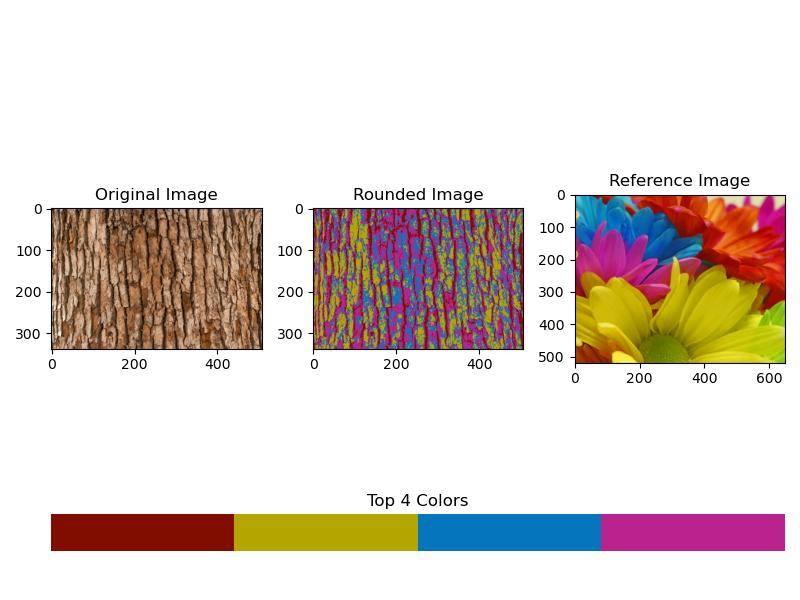
#> input picture example_comp.jpg, 800 x 600 px
$ python kmeans_filter.py --input_path example_comp.jpg
#> lines starting #> are read from the running program, lines starting #| are printed output that depends on the picture
import cv2
import numpy as np
import matplotlib.pyplot as plt
import argparse
import time
from sklearn.cluster import KMeans
import faiss
import platform
import subprocess
import os
import shutil
import tempfile

LUMINANCE_COEFFS = np.array([0.2126, 0.7152, 0.0722])


def time_it(func):
    def wrapper(*args, **kwargs):
        start_time = time.perf_counter()
        result = func(*args, **kwargs)
        end_time = time.perf_counter()
        elapsed_time = end_time - start_time
        print(
            f"Function {func.__name__} took {elapsed_time:.6f} seconds ({elapsed_time*1000:.6f} milliseconds)"
        )
        return result

    return wrapper


def kmeans_sklearn(
    img_pixels, k, num_clusters=100, n_init=1, max_iter=1, random_state=42
):
    kmeans = KMeans(
        n_clusters=num_clusters,
        random_state=random_state,
        n_init=n_init,
        max_iter=max_iter,
    ).fit(img_pixels)
    top_colors = kmeans.cluster_centers_
    return top_colors[:k]


# [31 lines left out: function kmeans_faiss, not called in this run]


@time_it
def get_topk_colors_kmeans(
    img_np,
    k,
    engine="sklearn",
    gpu=False,
    num_clusters=100,
    n_init=1,
    max_iter=1,
    random_state=42,
):
    img_pixels = img_np.reshape(-1, 3)

    if engine == "sklearn":
        top_colors = kmeans_sklearn(
            img_pixels, k, num_clusters, n_init, max_iter, random_state
        )
    elif engine == "faiss":
        top_colors = kmeans_faiss(
            img_pixels, k, num_clusters, n_init, max_iter, gpu, random_state
        )
    else:
        raise NotImplementedError('Invalid kmeans engine: choose "sklearn"/"faiss"')
    return top_colors


def round_img_to_colors(img_np, colors_arr):
    # Compute the distance between each pixel and each color in the color list
    distances = np.sqrt(
        np.sum(
            (img_np[:, :, np.newaxis, :] - colors_arr[np.newaxis, np.newaxis, :, :])
            ** 2,
            axis=-1,
        )
    )

    # Find the index of the nearest color for each pixel
    nearest_color_index = np.argmin(distances, axis=-1)

    # Replace each pixel with its nearest color
    nearest_color = colors_arr[nearest_color_index]
    return nearest_color.astype(np.uint8), nearest_color_index


def downsample_image(img_np, downsample_ratio):
    # Calculate the new dimensions of the image
    new_width = int(img_np.shape[1] * downsample_ratio)
    new_height = int(img_np.shape[0] * downsample_ratio)
    return cv2.resize(img_np, (new_width, new_height))


def get_luminance(color):
    return np.dot(LUMINANCE_COEFFS, color)


# [106 lines left out: functions pairwise_distances, find_closest_color_indices, swap_colors, plot_filtered_and_original, convert_exr_to_png, convert_png_to_exr, not called in this run]


def load_image(input_path):
    if input_path.endswith(".exr"):
        input_path = convert_exr_to_png(input_path)
    img_np = cv2.imread(input_path)
    if img_np is None:
        raise ValueError(f"Failed to load image from {input_path}")
    return img_np, input_path


# [12 lines left out: function apply_smoothing, not called in this run]


def apply_bilateral_filter(img_np, d=15, sigma_color=75, sigma_space=75):
    return cv2.bilateralFilter(img_np, d, sigma_color, sigma_space)


def apply_median_filter(img_np, ksize=5):
    return cv2.medianBlur(img_np, ksize)


# [110 lines left out: functions apply_gaussian_blur_and_edges, apply_cartoon_effect, apply_cartoon_effect_v2, apply_kuwahara_blender, not called in this run]


def main(
    input_path,
    output_path=None,
    ref_path=None,
    n_colors=4,
    num_clusters=100,
    downsample_ratio=1,
    random_state=42,
    plot_comparison=False,
    luminance_correction=True,
    engine="sklearn",
    gpu=False,
    n_init=1,
    max_iter=1,
    smoothing_type=None,
    smoothing_strength=5,
    post_process=None,
    anisotropic_kuwahara=False,  # New argument to enable anisotropic Kuwahara filter
    variation="ANISOTROPIC",  # Kuwahara filter variation
    use_high_precision=False,  # High precision setting
    uniformity=1,  # Uniformity setting
    sharpness=0.5,  # Sharpness setting
    eccentricity=1.0,  # Eccentricity setting
):
    # Sanity checks
#> called with input_path = 'example_comp.jpg', n_colors = 4, num_clusters = 100, downsample_ratio = 1, random_state = 42, plot_comparison = False, luminance_correction = True, engine = 'sklearn'
    assert not (gpu and engine == "sklearn"), "Only faiss is compatible with gpu"

    # Load the input image, converting if necessary
    img_np, converted_input_path = load_image(input_path)
#> in load_image, img_np is the input picture: shape (600, 800, 3); mean B, G, R 206.2, 212.1, 222.7
#> converted_input_path = 'example_comp.jpg'
    input_is_exr = input_path.endswith(".exr")

    if ref_path is not None:
        ref_np, _ = load_image(ref_path)
    else:
        ref_np = None

    if smoothing_type:
        img_np = apply_smoothing(img_np, smoothing_type, smoothing_strength)

    # If output path is not specified, generate one
    if output_path is None:
        base_name = os.path.splitext(os.path.basename(input_path))[0]
        output_extension = ".exr" if input_is_exr else ".png"
        output_path = os.path.join(
            os.path.dirname(input_path), f"{base_name}_stylized{output_extension}"
        )
    else:
        if input_is_exr and not output_path.endswith(".exr"):
            output_path = output_path.replace(".jpg", ".exr").replace(".png", ".exr")

    print("K-means clustering input image ...")
    top_k_colors = get_topk_colors_kmeans(
        img_np,
        n_colors,
        num_clusters=num_clusters,
        random_state=random_state,
        engine=engine,
        gpu=gpu,
        n_init=n_init,
        max_iter=max_iter,
    )
#> in kmeans_sklearn, `top_colors = kmeans.cluster_centers_`: top_colors = 100 rows, first 8: [254.9, 254.9, 254.9], [51.49, 88.13, 135.3], [5.56, 167.2, 191.4], [137.8, 106, 50.2], [123.9, 54.53, 142.3], [1.65, 12.77, 129.3], [133.9, 160.7, 194.6], [189.2, 117, 5.24]
#> in get_topk_colors_kmeans, `top_colors = kmeans_sklearn( img_pixels, k, num_clusters, n_init, max_..`: top_colors = [[254.9, 254.9, 254.9], [51.49, 88.13, 135.3], [5.56, 167.2, 191.4], [137.8, 106, 50.2]]
#> in wrapper, `result = func(*args, **kwargs)`: result has the same summary as top_colors in get_topk_colors_kmeans
#> top_k_colors has the same summary as top_colors in get_topk_colors_kmeans
    img_np, nearest_colors_inds_orig = round_img_to_colors(img_np, top_k_colors)
#> in round_img_to_colors, `distances = np.sqrt( np.sum( (img_np[:, :, np.newaxis, :] - colors_arr..`:
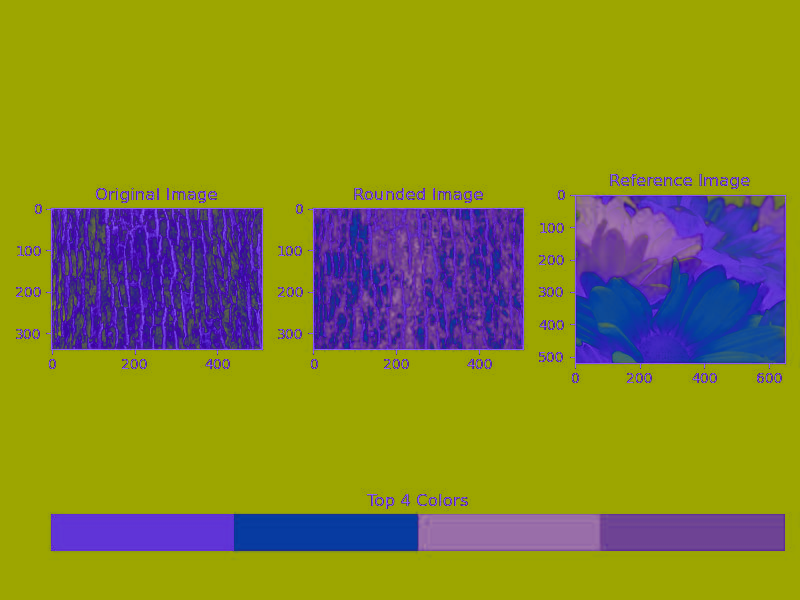
#> distances: shape (600, 800, 4) float64; mean B, G, R, A 76.1, 237, 235.5, 241.5; drawn with min black and max white
#> in round_img_to_colors, `nearest_color_index = np.argmin(distances, axis=-1)`:
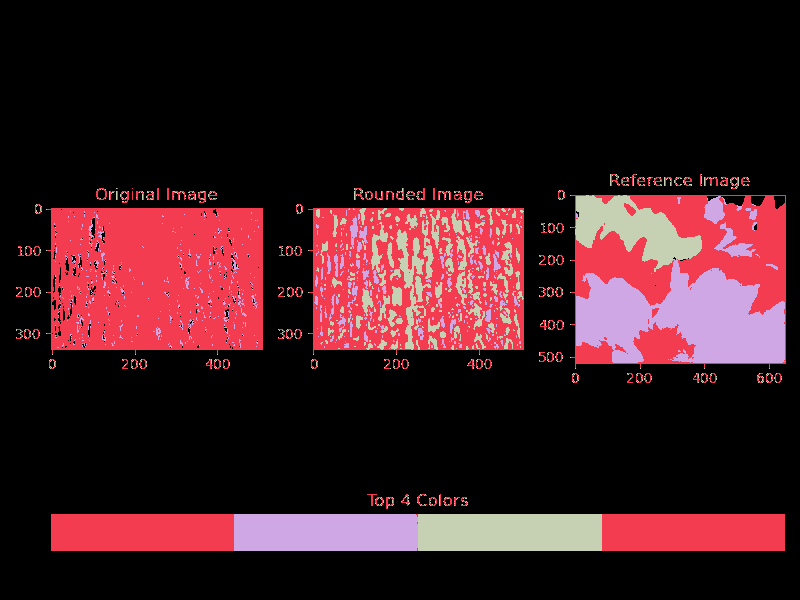
#> nearest_color_index: shape (600, 800) int64; 4 distinct labels, from 0 to 3; one colour per label, 0 black
#> in round_img_to_colors, `nearest_color = colors_arr[nearest_color_index]`:
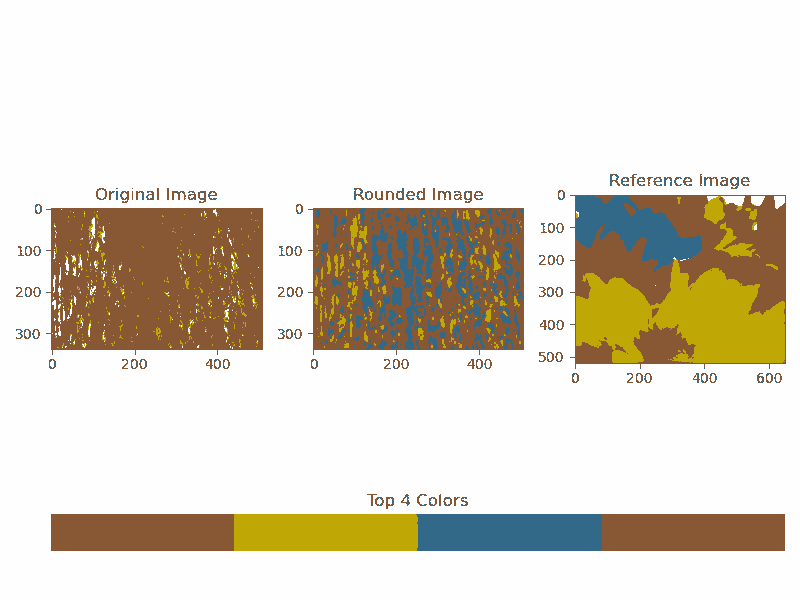
#> nearest_color: shape (600, 800, 3) float64; mean of channels 0, 1, 2 202.8, 216.2, 223; drawn as B, G, R
    if ref_path is not None:
        print("K-means clustering reference image ...")
        top_k_colors_ref = get_topk_colors_kmeans(
            ref_np,
            n_colors,
            num_clusters=num_clusters,
            random_state=random_state,
            engine=engine,
            gpu=gpu,
            n_init=n_init,
            max_iter=max_iter,
        )
        img_np = swap_colors(
            nearest_colors_inds_orig,
            top_k_colors,
            top_k_colors_ref,
            luminance_correction=luminance_correction,
        )

    img_np = downsample_image(img_np, downsample_ratio)

    # Apply Anisotropic Kuwahara Filter if enabled
    if anisotropic_kuwahara:
        img_np = apply_kuwahara_blender(
            img_np,
            variation,
            use_high_precision,
            uniformity,
            sharpness,
            eccentricity,
        )
        if img_np is None:
            return

    if post_process:
        if post_process == "bilateral":
            img_np = apply_bilateral_filter(img_np)
        elif post_process == "median":
            img_np = apply_median_filter(img_np)
        elif post_process == "gaussian_edges":
            img_np = apply_gaussian_blur_and_edges(img_np)
        elif post_process == "cartoon":
            img_np = apply_cartoon_effect(img_np)
        elif post_process == "cartoon2":
            img_np = apply_cartoon_effect_v2(img_np)
        else:
            raise ValueError(f"Unknown post-processing option: {post_process}")

    output_png_path = (
        output_path
        if output_path.endswith(".png")
        else output_path.replace(".exr", ".png")
    )
    cv2.imwrite(output_png_path, img_np)
    print(f"Result saved to {output_png_path}")

    if input_is_exr:
        output_path = convert_png_to_exr(output_png_path)

    if plot_comparison:
        savepath_comparison = "comparison.jpg"
        color_palette = np.zeros((1, n_colors, 3))
        if ref_path is not None:
            color_palette[0, :, :] = top_k_colors_ref
        else:
            color_palette[0, :, :] = top_k_colors
        plot_filtered_and_original(
            img_np,
            img_np,
            color_palette,
            n_colors,
            ref_np,
            savepath=savepath_comparison,
        )
        print(f"Comparison plot saved to {savepath_comparison}.")


if __name__ == "__main__":
    parser = argparse.ArgumentParser(
        description="Perform color reduction using k-means clustering."
    )

    parser.add_argument(
        "-i",
        "--input_path",
        type=str,
        required=True,
        help="Path to the input image file.",
    )

    parser.add_argument(
        "-o",
        "--output_path",
        type=str,
        help="Path to save the output image file. If not specified, the output will be saved as <input_name>_stylized.[png|exr]",
    )

    parser.add_argument(
        "--ref_path", type=str, default=None, help="Path to the reference image file."
    )

    parser.add_argument(
        "--n_colors",
        type=int,
        default=4,
        help="Number of colors to use in the output image.",
    )

    parser.add_argument(
        "--num_clusters",
        type=int,
        default=100,
        help="Number of clusters to use for k-means clustering.",
    )

    parser.add_argument(
        "--n_random",
        type=int,
        default=5,
        help="Number of different random seeds to start from for k-means clustering (increases time linearly).",
    )

    parser.add_argument(
        "--max_iter",
        type=int,
        default=5,
        help="Number of iterations to use for k-means clustering.",
    )

    parser.add_argument(
        "--downsample_ratio",
        type=int,
        default=1,
        help="Downsampling ratio for the output image.",
    )

    parser.add_argument(
        "--random_state",
        type=int,
        default=42,
        help="Random state for k-means clustering.",
    )

    parser.add_argument(
        "--plot_comparison",
        action="store_true",
        help="Whether to plot a comparison of the original and filtered images.",
    )

    parser.add_argument(
        "--no_luminance_correction",
        dest="luminance_correction",
        action="store_false",
        help="Disable luminance correction when swapping colors.",
    )

    parser.add_argument(
        "--engine",
        choices=["faiss", "sklearn"],
        default="sklearn",
        help="The clustering engine to use",
    )

    parser.add_argument(
        "--gpu",
        action="store_true",
        help='Use gpu for kmeans clustering. Only compatible with engine="faiss"',
    )

    parser.add_argument(
        "--smoothing_type",
        choices=["gaussian", "bilateral", "median"],
        help="Choose the type of smoothing to apply before processing.",
    )

    parser.add_argument(
        "--smoothing_strength",
        type=int,
        default=5,
        help="Set the strength of the smoothing (kernel size, sigma, etc.).",
    )

    parser.add_argument(
        "--post_process",
        choices=["bilateral", "median", "gaussian_edges", "cartoon", "cartoon2"],
        help="Choose a post-processing effect to apply to the final image.",
    )

    parser.add_argument(
        "--anisotropic_kuwahara",
        action="store_true",
        help="Enable the anisotropic Kuwahara filter.",
    )

    parser.add_argument(
        "--variation",
        type=str,
        default="ANISOTROPIC",
        help="Kuwahara filter variation, default is ANISOTROPIC.",
    )

    parser.add_argument(
        "--use_high_precision",
        action="store_true",
        help="Use high precision mode for the Kuwahara filter.",
    )

    parser.add_argument(
        "--uniformity",
        type=int,
        default=1,
        help="Uniformity of the Kuwahara filter.",
    )

    parser.add_argument(
        "--sharpness",
        type=float,
        default=0.5,
        help="Sharpness of the Kuwahara filter.",
    )

    parser.add_argument(
        "--eccentricity",
        type=float,
        default=1.0,
        help="Eccentricity of the Kuwahara filter.",
    )

    args = parser.parse_args()

    main(
        args.input_path,
        args.output_path,
        ref_path=args.ref_path,
        n_colors=args.n_colors,
        num_clusters=args.num_clusters,
        downsample_ratio=args.downsample_ratio,
        random_state=args.random_state,
        plot_comparison=args.plot_comparison,
        luminance_correction=args.luminance_correction,
        engine=args.engine,
        gpu=args.gpu,
        n_init=args.n_random,
        max_iter=args.max_iter,
        smoothing_type=args.smoothing_type,
        smoothing_strength=args.smoothing_strength,
        post_process=args.post_process,
        anisotropic_kuwahara=args.anisotropic_kuwahara,
        variation=args.variation,
        use_high_precision=args.use_high_precision,
        uniformity=args.uniformity,
        sharpness=args.sharpness,
        eccentricity=args.eccentricity,
    )
